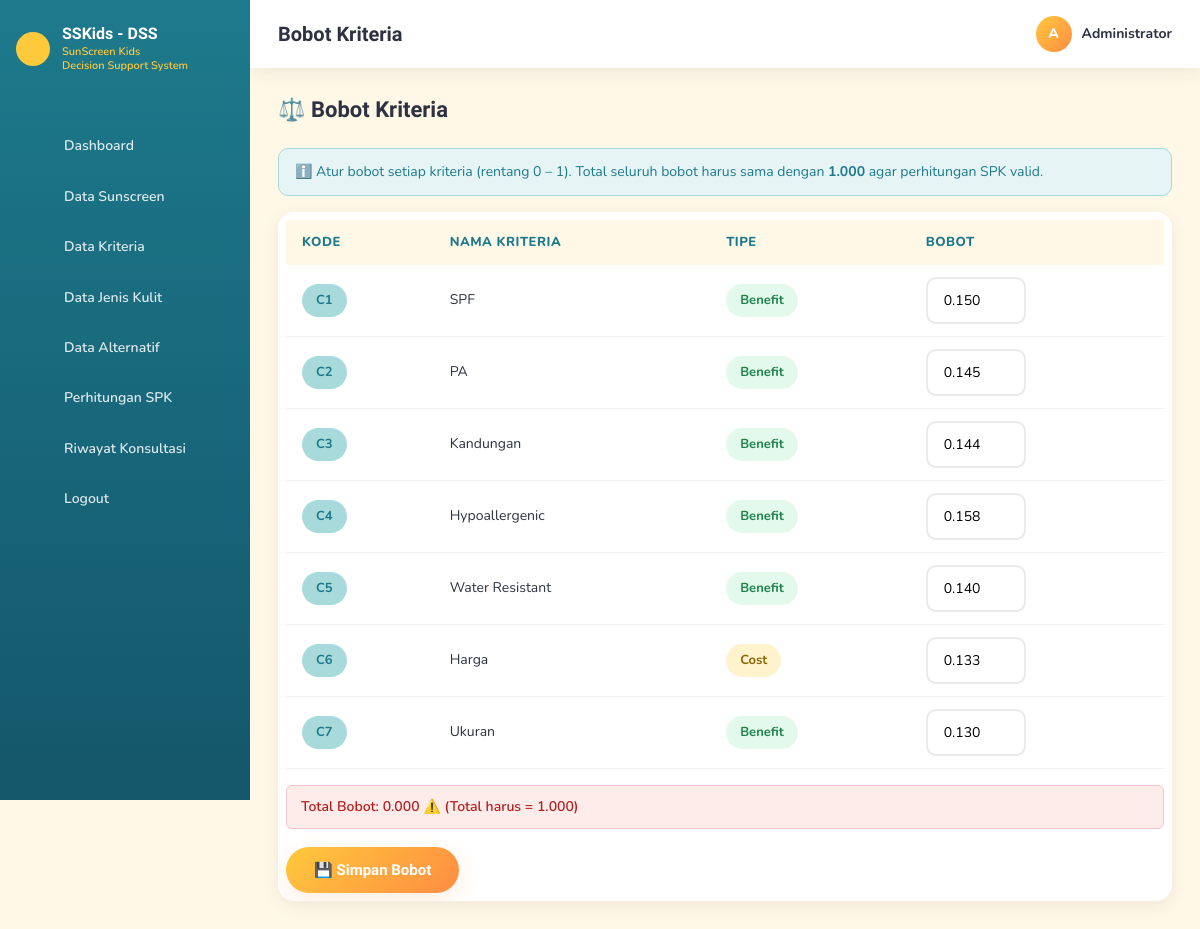
The page /admin/bobot.php (signed in) on the database its author committed.
### tables this page shows
CREATE TABLE `kriteria` (
  `id` int NOT NULL,
  `kode` varchar(5) NOT NULL,
  `nama_kriteria` varchar(100) NOT NULL,
  `tipe` enum('benefit','cost') NOT NULL,
  `bobot` decimal(5,3) DEFAULT '0.111',
  `keterangan` text
);

### admin/bobot.php (the view, shortened to what this page needs)
<?php
require_once '../includes/config.php';
$data = [];
$res = $koneksi->query("SELECT * FROM kriteria ORDER BY id ASC");
while ($row = $res->fetch_assoc()) $data[] = $row;
$total = array_sum(array_column($data, 'bobot'));
include '../includes/admin_header.php';
?>
<div class="page-title-bar">
  <h2>⚖️ Bobot Kriteria</h2>
</div>
<div class="alert alert-info">
  ℹ️ Atur bobot setiap kriteria (rentang 0 – 1). Total seluruh bobot harus sama dengan
  <strong>1.000</strong> agar perhitungan SPK valid.
</div>
<div class="table-wrapper">
  <form method="POST">
    <table>
      <thead>
        <tr><th>Kode</th><th>Nama Kriteria</th><th>Tipe</th><th>Bobot</th></tr>
      </thead>
      <tbody>
        <?php foreach ($data as $d): ?>
        <tr>
          <td><span class="badge badge-blue"><?= htmlspecialchars($d['kode']) ?></span></td>
          <td><?= htmlspecialchars($d['nama_kriteria']) ?></td>
          <td>
            <span class="badge <?= $d['tipe'] === 'benefit' ? 'badge-green' : 'badge-yellow' ?>">
              <?= ucfirst($d['tipe']) ?>
            </span>
          </td>
          <td>
            <input type="number" step="0.001" min="0" max="1" class="form-control"
                   name="bobot[<?= $d['id'] ?>]" value="<?= number_format($d['bobot'], 3) ?>"
                   oninput="updateWeightTotal()" style="width:100px;">
          </td>
        </tr>
        <?php endforeach; ?>
      </tbody>
    </table>
    <div class="weight-total <?= abs($total - 1) < 0.001 ? 'ok' : 'bad' ?>" id="weightTotal" style="margin-top:16px; padding:10px 14px; border-radius:6px; font-weight:600;">
    </div>
    <button type="submit" class="btn btn-primary" style="margin-top:18px;">💾 Simpan Bobot</button>
  </form>
</div>
<?php include '../includes/admin_footer.php'; ?>

### assets/css/style.css (style rules this page uses)
:root { --sun-yellow: #FFC93C; --sunset-orange: #FF8C42; --sky-blue: #A8DADC; --deep-blue: #1D7A8C; --white: #FFFFFF; --cream: #FFF8E7; --text-dark: #2D3142; --text-muted: #6B7280; --success: #6FCF97; --danger: #EF5350; --gold: #FFD700; --silver: #C0C0C0; --bronze: #CD7F32; --gradient-sun: linear-gradient(135deg, #FFC93C 0%, #FF8C42 60%, #A8DADC 100%); --gradient-btn: linear-gradient(135deg, #FFC93C 0%, #FF8C42 100%); --radius-sm: 10px; --radius-md: 16px; --radius-lg: 24px; --shadow-soft: 0 8px 24px rgba(255, 140, 66, 0.15); --shadow-card: 0 4px 16px rgba(45, 49, 66, 0.08); --font-heading: 'Baloo 2', 'Poppins', sans-serif; --font-body: 'Nunito', 'Inter', sans-serif; }
* { margin: 0; padding: 0; box-sizing: border-box; }
html { scroll-behavior: smooth; }
body { font-family: var(--font-body); color: var(--text-dark); background: var(--cream); line-height: 1.6; }
h1, h2, h3, h4 { font-family: var(--font-heading); font-weight: 700; line-height: 1.25; color: var(--text-dark); }
.btn { display: inline-flex; align-items: center; justify-content: center; gap: 8px; padding: 14px 28px; border: none; border-radius: 999px; font-family: var(--font-heading); font-weight: 600; font-size: 15px; cursor: pointer; transition: transform 0.2s ease, box-shadow 0.2s ease, background 0.2s ease; white-space: nowrap; }
.btn-primary { background: var(--gradient-btn); color: var(--white); box-shadow: var(--shadow-soft); }
.form-control { width: 100%; padding: 12px 16px; border: 2px solid #EAEAEA; border-radius: var(--radius-sm); font-family: var(--font-body); font-size: 14px; background: var(--white); transition: border-color 0.2s; }
.alert { padding: 12px 16px; border-radius: var(--radius-sm); font-size: 14px; margin-bottom: 16px; }
.alert-info { background: #E6F4F5; color: var(--deep-blue); border: 1px solid var(--sky-blue); }
.badge { display: inline-flex; align-items: center; gap: 6px; padding: 6px 14px; border-radius: 999px; font-size: 13px; font-weight: 700; }
.badge-yellow { background: #FFF3CD; color: #8A6500; }
.badge-blue { background: var(--sky-blue); color: var(--deep-blue); }
.badge-green { background: #E3F9EC; color: #1E8449; }
.table-wrapper { background: var(--white); border-radius: var(--radius-md); box-shadow: var(--shadow-card); overflow-x: auto; padding: 8px; }
table { width: 100%; border-collapse: collapse; min-width: 600px; }
thead th { background: var(--cream); color: var(--deep-blue); text-align: left; padding: 12px 16px; font-size: 13px; font-weight: 800; text-transform: uppercase; letter-spacing: 0.5px; }
tbody td { padding: 12px 16px; border-bottom: 1px solid #F0F0F0; font-size: 14px; vertical-align: middle; }
.page-title-bar { display: flex; justify-content: space-between; align-items: center; flex-wrap: wrap; gap: 12px; margin-bottom: 24px; }
.page-title-bar h2 { font-size: 22px; }
.weight-total { margin-top: 10px; padding: 12px 16px; border-radius: var(--radius-sm); font-weight: 700; font-size: 14px; }
.weight-total.bad { background: #FDE8E8; color: #C0392B; }

### admin/bobot.php (style rules this page uses)
.weight-total.bad { background:#fdecea; color:#b71c1c; border:1px solid #f5c6cb; }

### rows shown on the page
kriteria: kode "C1", nama_kriteria "SPF", tipe "Benefit", bobot "0.150"
kriteria: kode "C2", nama_kriteria "PA", tipe "Benefit", bobot "0.145"
kriteria: kode "C3", nama_kriteria "Kandungan", tipe "Benefit", bobot "0.144"
kriteria: kode "C4", nama_kriteria "Hypoallergenic", tipe "Benefit", bobot "0.158"
kriteria: kode "C5", nama_kriteria "Water Resistant", tipe "Benefit", bobot "0.140"
kriteria: kode "C6", nama_kriteria "Harga", tipe "Cost", bobot "0.133"
kriteria: kode "C7", nama_kriteria "Ukuran", tipe "Benefit", bobot "0.130"

### other values the page prints
$pageTitle "Bobot Kriteria"
substr($_SESSION['admin_nama'] ?? 'A', 0, 1) "A"
$_SESSION['admin_nama'] "Administrator"
